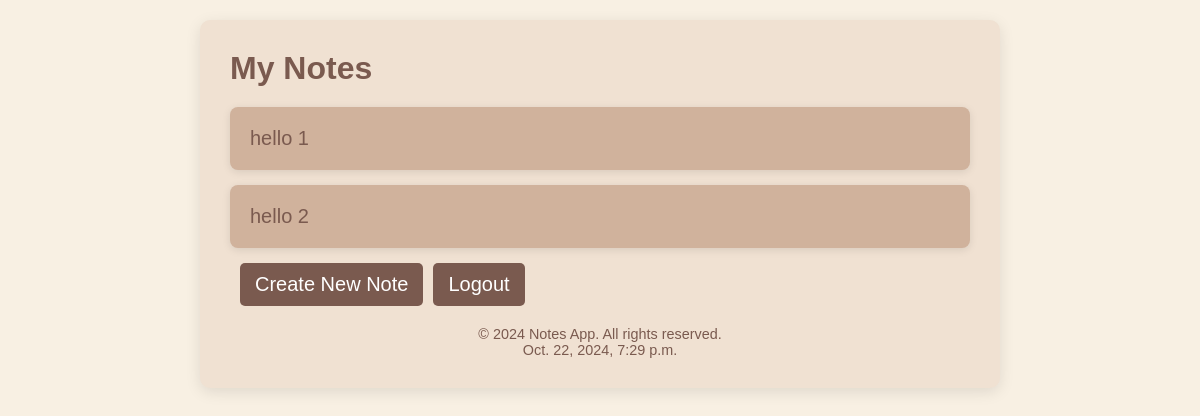
The page /notes/ (signed in) on the database as committed earlier.
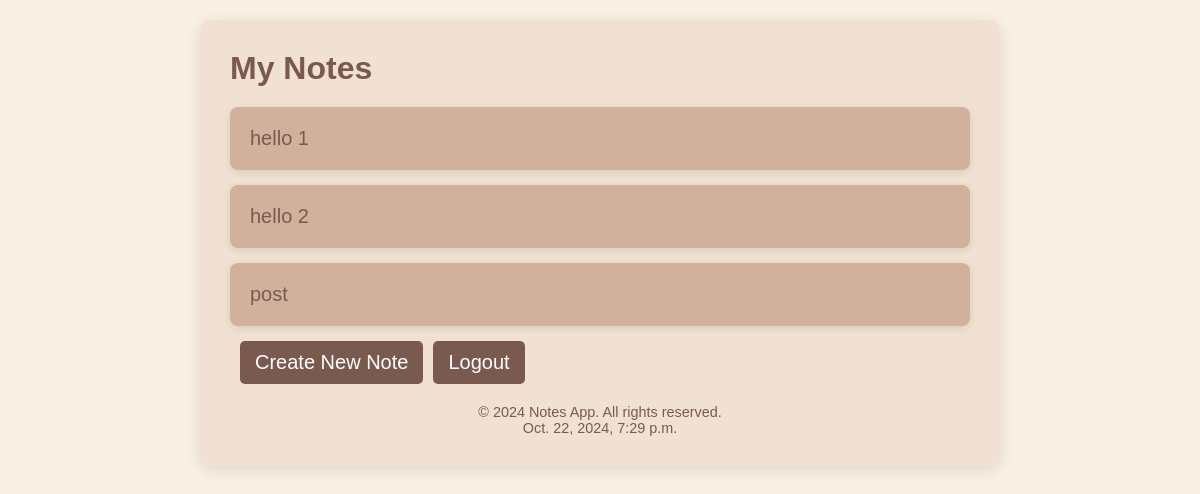
The same page on the database as committed later.
### notesmain/models.py (models this page shows, shortened)
class Notes(models.Model):
    title = models.CharField( max_length=200)
    text = models.TextField()
    created = models.DateTimeField(auto_now_add=True)
    user = models.ForeignKey(User, on_delete= models.CASCADE)

### notesmain/views.py (the view)
# urls.py: path('notes/', views.showlist , name='gotonote'),
@login_required
def showlist(request):
    all_notes =Notes.objects.filter(user= request.user)
    return render(request, 'notesmain/list.html', {'notes': all_notes, 'today': datetime.today})

### notesmain/templates/notesmain/list.html (shortened to what this page needs)
<!DOCTYPE html>
<html lang="en">
<head>
</head>
<body>
    <div class="container">
        <header>
            <h1>My Notes</h1>
        </header>
        <main>
            {% for note in notes %}
            <div class='note-card'>
                <a href="{% url 'nodetail' note.pk %}" >
            <li style="text-decoration:none;">
                {{note.title}}<br>
            </li>
        </a>
        </div>
           {% endfor %}
        </main>
        <div class="button-group">
            <a href="{% url 'create_note' %}" class="button">Create New Note</a>
            <a href="{% url 'logout' %}" class="button">Logout</a>
        </div>
        <footer>
            <p>&copy; 2024 Notes App. All rights reserved.</p>
       <p>{{ today }}</p>
         </footer>
    </div>
</body>
</html>

### notesmain/templates/notesmain/list.html (style rules this page uses)
* { box-sizing: border-box; margin: 0; padding: 0; }
body { font-family: 'Arial', sans-serif; background-color: #f8f0e3; color: #4b3c31; display: flex; justify-content: center; align-items: flex-start; height: 100vh; }
.container { width: 90%; max-width: 800px; background-color: #f0e1d2; border-radius: 10px; box-shadow: 0 4px 15px rgba(0, 0, 0, 0.1); padding: 30px; margin-top: 20px; }
header { display: flex; justify-content: space-between; align-items: center; margin-bottom: 20px; }
h1 { font-size: 2em; color: #7a5a4f; }
a { font-size: 20px; color: #7a5a4f; }
.button-group { display: flex; }
.button { background-color: #7a5a4f; color: white; text-decoration: none; padding: 10px 15px; border-radius: 5px; margin-left: 10px; transition: background-color 0.3s, transform 0.2s; }
.note-card { background-color: #d0b29c; border-radius: 8px; padding: 20px; margin-bottom: 15px; box-shadow: 0 2px 8px rgba(0, 0, 0, 0.1); transition: transform 0.2s; }
footer { margin-top: 20px; text-align: center; font-size: 0.9em; color: #7a5a4f; }
li , a { list-style-type :none; text-decoration :none; }

Rows that differ between the two databases and show on the page:
added Notes: title "post"
